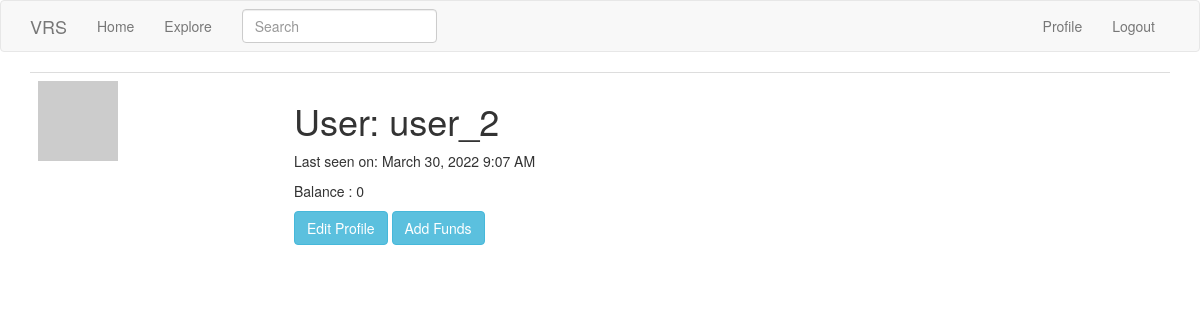
/user/user_2 (signed in), run on the app's committed database.
### app/models.py (models this page shows, shortened)
class User(UserMixin, db.Model):
    user_cat = db.Column(db.String(64), index=True)
    id = db.Column(db.Integer, primary_key=True)
    username = db.Column(db.String(64), index=True, unique=True)
    email = db.Column(db.String(120), index=True, unique=True)
    password_hash = db.Column(db.String(128))
    about_me = db.Column(db.String(140))
    last_seen = db.Column(db.DateTime, default=datetime.utcnow)
    balance = db.Column(db.Integer, default=0)
    def avatar(self, size):
        digest = md5(self.email.lower().encode('utf-8')).hexdigest()
        return 'https://www.gravatar.com/avatar/{}?d=identicon&s={}'.format(
            digest, size)

### app/routes.py (the view)
@app.route('/user/<username>', methods=['GET', 'POST'])
@login_required
def user(username):
    user = User.query.filter_by(username=username).first_or_404()
    page = request.args.get('page', 1, type=int)
    return render_template('user.html', user=user)

### app/forms.py
class SearchForm(FlaskForm):
    q = StringField('Search', validators=[DataRequired()])
    def __init__(self, *args, **kwargs):
        if 'formdata' not in kwargs:
            kwargs['formdata'] = request.args
        if 'meta' not in kwargs:
            kwargs['meta'] = {'csrf': False}
        super(SearchForm, self).__init__(*args, **kwargs)

### app/models.py (called while the page is built)
@login.user_loader
def load_user(id):
    return User.query.get(int(id))

    @classmethod
    def before_commit(cls, session):
        session._changes = {
            'add': list(session.new),
            'update': list(session.dirty),
            'delete': list(session.deleted)
        }

    @classmethod
    def after_commit(cls, session):
        for obj in session._changes['add']:
            if isinstance(obj, SearchableMixin):
                add_to_index(obj.__tablename__, obj)
        for obj in session._changes['update']:
            if isinstance(obj, SearchableMixin):
                add_to_index(obj.__tablename__, obj)
        for obj in session._changes['delete']:
            if isinstance(obj, SearchableMixin):
                remove_from_index(obj.__tablename__, obj)
        session._changes = None

### app/routes.py (called while the page is built)
@app.before_request
def before_request():
    if current_user.is_authenticated:
        current_user.last_seen = datetime.utcnow()
        db.session.commit()
    g.search_form = SearchForm()
    g.locale = str(getlocale())

### app/templates/user.html (shortened to what this page needs)
{% extends "base.html" %}
{% block app_content %}
    <table class="table table-hover">
        <tr>
            <td width="256px"><img src="{{ user.avatar(256) }}"></td>
            <td>
                <h1>User: {{ user.username }}</h1>
                {% if user.last_seen %}
                <p>Last seen on: {{ moment(user.last_seen).format('LLL') }}</p>
                {% endif %}
                {% if user == current_user %}
                <p>Balance : {{ user.balance }}</p>
                {% endif %}
                {% if user == current_user %}
                <form method="post" >
                    <a href="{{ url_for('edit_profile') }}">
                    <input type="button" class="btn btn-info" value="Edit Profile" name="Edit Profile">
                    </a>
                    <a href="{{ url_for('add_funds') }}">
                        <input type="button" class="btn btn-info" value="Add Funds" name="Add Funds">
                    </a>
                </form>
                {% endif %}
            </td>
        </tr>
    </table>
{% endblock %}

### data on the page
User: username "user_2", last_seen "March 30, 2022 9:07 AM", balance "0"
